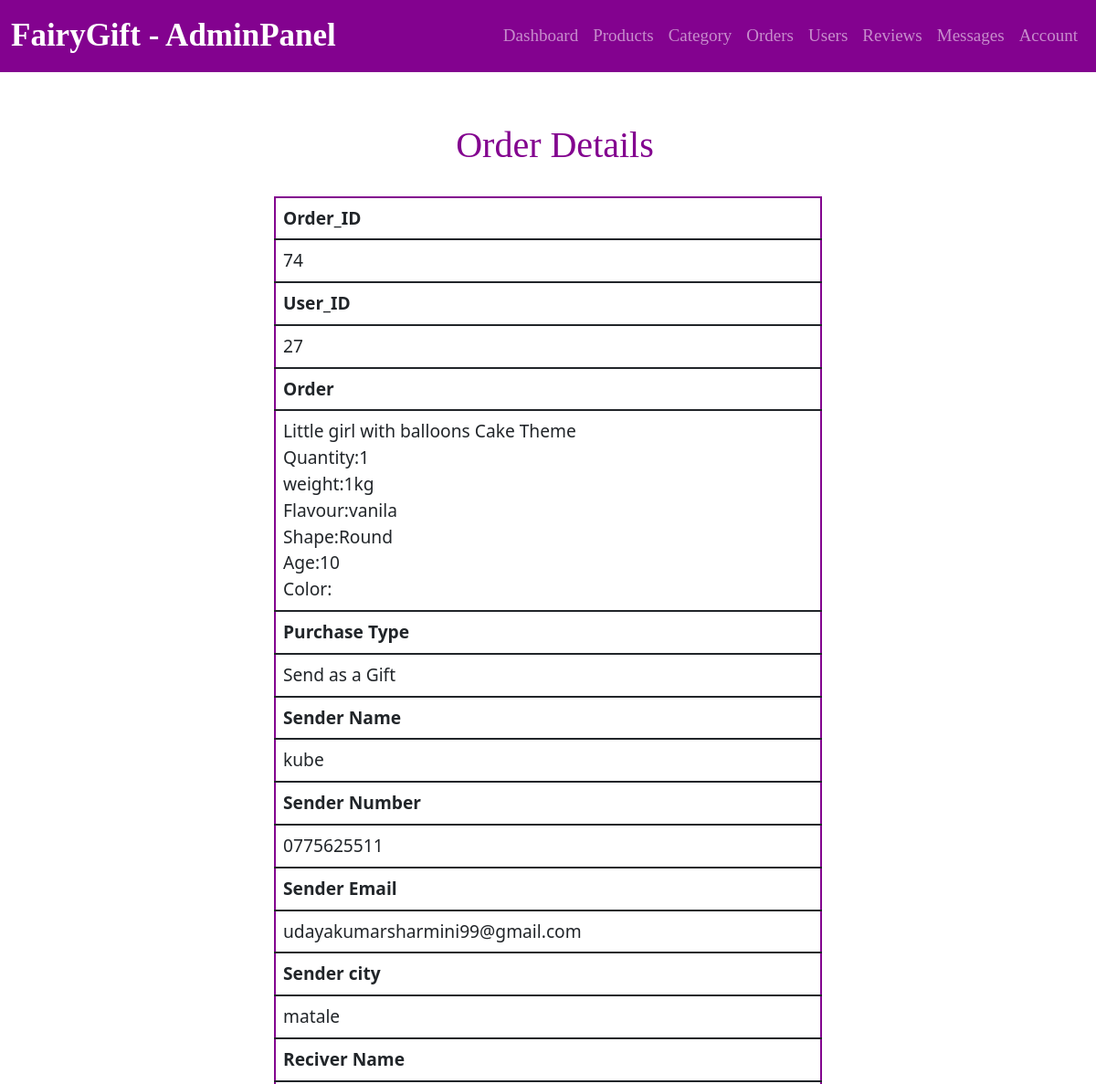
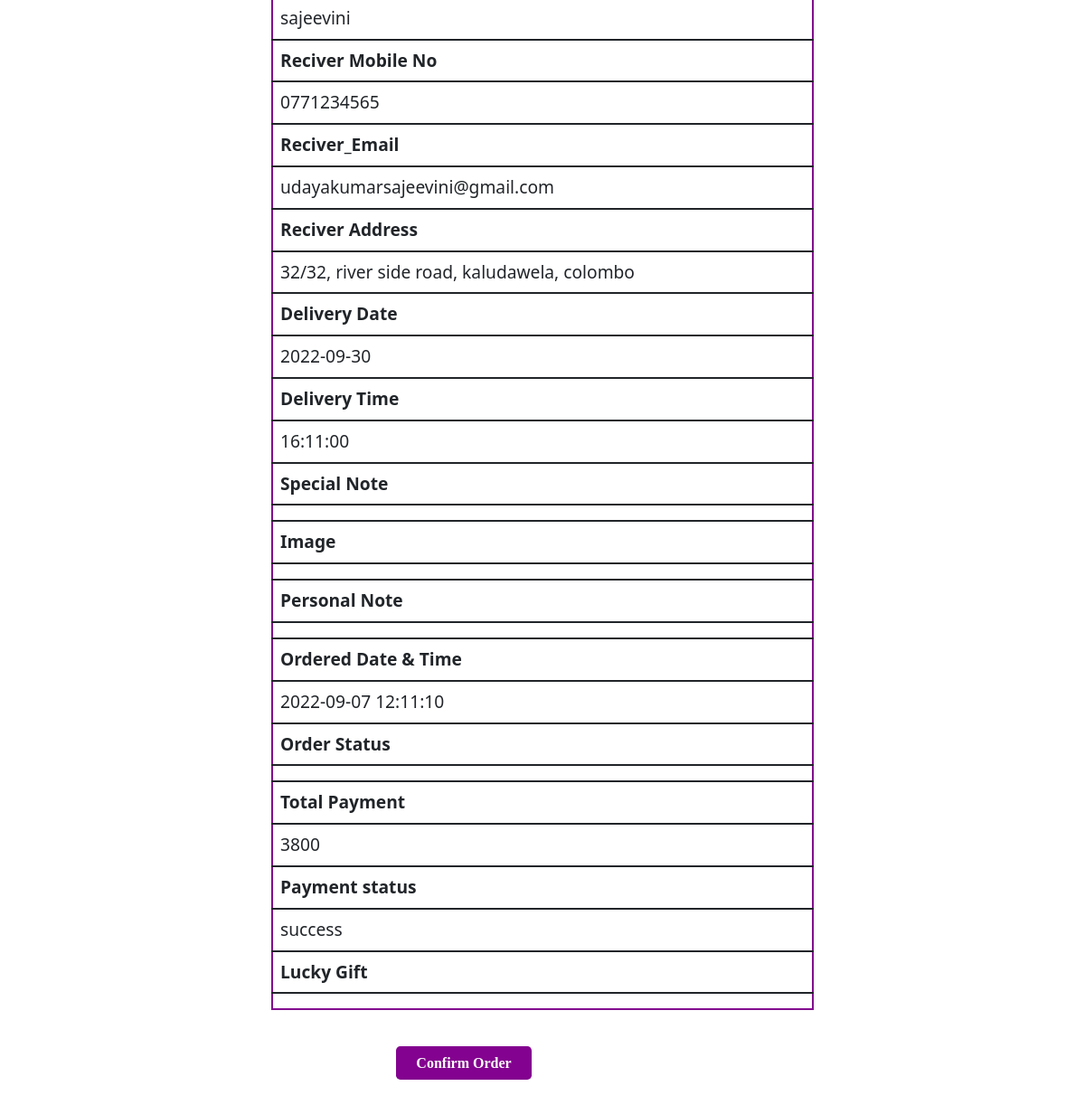
The app's page /order_view.php?oid=74 with its own data (2 pictures, top to bottom).
### tables this page shows
CREATE TABLE `orders` (
  `Order_ID` int(255) NOT NULL,
  `User_ID` int(255) NOT NULL,
  `purchase_type` varchar(255) NOT NULL,
  `sender_name` varchar(255) NOT NULL,
  `sender_number` varchar(255) NOT NULL,
  `sender_email` varchar(255) NOT NULL,
  `sender_city` varchar(255) NOT NULL,
  `receiver_name` varchar(255) NOT NULL,
  `receiver_number` varchar(255) NOT NULL,
  `receiver_email` varchar(255) NOT NULL,
  `receiver_address` varchar(255) NOT NULL,
  `receiver_city` varchar(255) NOT NULL,
  `delivery_date` date NOT NULL,
  `delivery_time` time NOT NULL,
  `special_note` varchar(255) NOT NULL,
  `image` varchar(255) NOT NULL,
  `personal_note` varchar(255) NOT NULL,
  `order_datetime` datetime NOT NULL DEFAULT current_timestamp(),
  `Order_status` varchar(255) NOT NULL,
  `payment_status` varchar(255) NOT NULL DEFAULT 'success',
  `G_Total` int(255) NOT NULL,
  `products` varchar(255) NOT NULL
);

### order_view.php (the view, shortened to what this page needs)
<?php
	include"config.php";
    $oid = $_GET['oid'];
        $sql="SELECT * FROM orders LEFT JOIN gifts ON orders.Order_ID = gifts.Order_ID where orders.Order_ID='$oid' ";
		$res=$connect->query($sql);
		if($res->num_rows>0)
		{
			$row=$res->fetch_assoc();
		}
        $osql="SELECT * FROM orders where orders.Order_ID='$oid'";
		$result=$connect->query($osql);
		if($result->num_rows>0)
		{
			$frow=$result->fetch_assoc();
		}
?>
<!DOCTYPE html>
<html>
	<head>
	<link href="https://cdn.jsdelivr.net/npm/bootstrap@5.0.2/dist/css/bootstrap.min.css" rel="stylesheet">
	</head>
	<body>
	<?php include"AdminHeader.php";?><br>
	<div class="">
    <h3 class="aohead"> Order Details</h3><br>
        <div class="">
            <table  class='table'>
                <thead>
                    <tr>
                        <th>Order_ID</th>
                    </tr>
                </thead>
                <tbody>
                    <tr>
                        <td><?php echo $frow["Order_ID"] ?> </td>
                    </tr>
                </tbody>
                <thead>
                    <tr>
                        <th> User_ID</th>
                    </tr>
                </thead>
                <tbody>
                    <tr>
                        <td><?php echo $frow["User_ID"] ?> </td>
                    </tr>
                </tbody>
                <thead>
                    <tr>
                        <th> Order</th>
                    </tr>
                </thead>
                <tbody>
                    <tr>
                        <td><?php echo $row["products"] ?> </td>
                    </tr>
                </tbody>
                <thead>
                    <tr>
                        <th> Purchase Type</th>
                    </tr>
                </thead>
                <tbody>
                    <tr>
                        <td><?php echo $row["purchase_type"] ?> </td>
                    </tr>
                </tbody>
                <thead>
                    <tr>
                        <th> Sender Name</th>
                    </tr>
                </thead>
                <tbody>
                    <tr>
                        <td><?php echo $row["sender_name"] ?>  </td>
                    </tr>
                </tbody>
                <thead>
                    <tr>
                        <th> Sender Number</th>
                    </tr>
                </thead>
                <tbody>
                    <tr>
                        <td><?php echo $row["sender_number"] ?>  </td>
                    </tr>
                </tbody>
                <thead>
                    <tr>
                        <th>Sender Email </th>
                    </tr>
                </thead>
                <tbody>
                    <tr>
                        <td><?php echo $row["sender_email"] ?>  </td>
                    </tr>
                </tbody>
                <thead>
                    <tr>
                        <th>Sender city</th>
                    </tr>
                </thead>
                <tbody>
                    <tr>
                        <td><?php echo $row["sender_city"] ?>  </td>
                    </tr>
                </tbody>
                <thead>
                    <tr>
                        <th> Reciver Name</th>
                    </tr>
                </thead>
                <tbody>
                    <tr>
                        <td><?php echo $row["receiver_name"] ?>  </td>
                    </tr>
                </tbody>
                <thead>
                    <tr>
                        <th> Reciver Mobile No</th>
                    </tr>
                </thead>
                <tbody>
                    <tr>
                        <td><?php echo $row["receiver_number"] ?>  </td>
                    </tr>
                </tbody>
                <thead>
                    <tr>
                        <th>Reciver_Email </th>
                    </tr>
                </thead>
                <tbody>
                    <tr>
                        <td><?php echo $row["receiver_email"] ?>  </td>
                    </tr>
                </tbody>
                <thead>
                    <tr>
                        <th>Reciver Address</th>
                    </tr>
                </thead>
                <tbody>
                    <tr>
                        <td><?php echo $row["receiver_address"] ?>  </td>
                    </tr>
                </tbody>
                <thead>
                    <tr>
                        <th> Delivery Date</th>
                    </tr>
                </thead>
                <tbody>
                    <tr>
                        <td><?php echo $row["delivery_date"] ?>  </td>
                    </tr>
                </tbody>
                <thead>
                    <tr>
                        <th>Delivery Time</th>
                    </tr>
                </thead>
                <tbody>
                    <tr>
                        <td><?php echo $row["delivery_time"] ?>  </td>
                    </tr>
                </tbody>
                <thead>
                    <tr>
                        <th>Special Note</th>
                    </tr>
                </thead>
                <tbody>
                    <tr>
                        <td><?php echo $row["special_note"] ?>  </td>
                    </tr>
                </tbody>
                <thead>
                    <tr>
                        <th> Image </th>
                    </tr>
                </thead>
                <tbody>
                    <tr>
                        <td><?php echo $row["image"] ?>  </td>
                    </tr>
                </tbody>
                <thead>
                    <tr>
                        <th>Personal Note</th>
                    </tr>
                </thead>
                <tbody>
                    <tr>
                        <td><?php echo $row["personal_note"] ?>  </td>
                    </tr>
                </tbody>
                <thead>
                    <tr>
                        <th>Ordered Date & Time </th>
                    </tr>
                </thead>
                <tbody>
                    <tr>
                        <td><?php echo $row["order_datetime"] ?>  </td>
                    </tr>
                </tbody>
                <thead>
                    <tr>
                        <th>Order Status</th>
                    </tr>
                </thead>
                <tbody>
                    <tr>
                        <td><?php echo $row["Order_status"] ?>  </td>
                    </tr>
                </tbody>
                <thead>
                    <tr>
                        <th> Total Payment</th>
                    </tr>
                </thead>
                <tbody>
                    <tr>
                        <td><?php echo $row["G_Total"] ?>  </td>
                    </tr>
                </tbody>
                <thead>
                    <tr>
                        <th> Payment status </th>
                    </tr>
                </thead>
                <tbody>
                    <tr>
                        <td><?php echo $row["payment_status"] ?>  </td>
                    </tr>
                </tbody>
                <thead>
                    <tr>
                        <th> Lucky Gift </th>
                    </tr>
                </thead>
                <tbody>
                    <tr>
                        <td><?php echo $row["G_name"] ?>  </td>
                    </tr>
                </tbody>
            </table>
            <form id="request" action="" method="post" role="form" style="display: block;">
                <div class="form-group">
                    <div class="row">
                        <div class="col-sm-6 col-sm-offset-3 my-3" style="text-align:right;">
                            <input type="submit" name="submit" id="register-submit" tabindex="4" class="btncf" value="Confirm Order" ; onclick="return confirm('confirm this order?');">
                        </div>
                    </div>
                </div>
            </form>
        </div>
    </div>
    <br>
	</body>
</html>

### AdminStyle.css (style rules this page uses)
* { padding: 0; margin:0; text-decoration: none; list-style: none; }
tr { border: 1px solid white; }
.table { border:2px solid #83028f; margin-left: auto; margin-right: auto; width: 50%; font-size: 1.2rem; }
.aohead { color: #83028f; margin-top: 2rem; font-size: 2.5rem; margin-left:15px; font-family:'Gill Sans MT'; text-align:center; }
.btncf { border-radius: .3rem; margin-top: 0.5rem; font-size: 1.0rem; padding: 0.4rem 0.4rem; background-color:#83028f; color:white; text-align: center; font-family:Verdana; width: 50%; text-decoration: none; font-weight: bold; width: 150px; margin-left: 60%; border:none; }

### records on screen
orders: Order_ID "74", User_ID "27", products "Little girl with balloons Cake Theme Quantity:1 weight:1kg Flavour:vanila Shape:Round Age:10 Color:", purchase_type "Send as a Gift", sender_name "kube", sender_number "0775625511", sender_email "udayakumarsharmini99@gmail.com", sender_city "matale", receiver_name "sajeevini", receiver_number "0771234565", receiver_email "udayakumarsajeevini@gmail.com", receiver_address "32/32, river side road, kaludawela, colombo", delivery_date "2022-09-30", delivery_time "16:11:00", order_datetime "2022-09-07 12:11:10", G_Total "3800", payment_status "success"
